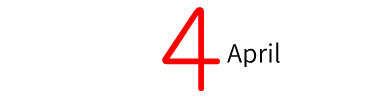
#> input picture For-developers-only/source-files-jpeg/months-english/April.jpeg, 384 x 100 px
$ python -i inky_image.py   (imports and definitions only)
#> lines starting #> are read from the running program, lines starting #| are printed output that depends on the picture
"""
Custom image class for Inkycal Project
Takes care of handling images. Made to be used by other modules to handle
images.

Copyright by aceinnolab
"""
import logging
import os
from typing import Literal

import numpy
import PIL
import requests
from PIL import Image

logger = logging.getLogger(__name__)


class Inkyimage:
    """Custom Imgae class written for commonly used image operations."""

    # [191 lines left out: functions __init__, load, clear, _image_loaded, flip, autoflip and 4 more, not called in this run]


def image_to_palette(
    image: Image, palette: Literal = ["bwr", "bwy", "bw", "16gray", "gray16"], dither: bool = True
) -> (PIL.Image, PIL.Image):
    """Maps an image to a given colour palette.

    Maps each pixel from the image to a colour from the palette.

    Args:
        - palette: A supported token. (see below)
        - dither:->bool. Use dithering? Set to `False` for solid colour fills.

    Returns:
        - two images: one for the coloured band and one for the black band.

    Raises:
        - ValueError if palette token is not supported

    Supported palette tokens:

    >>> 'bwr' # black-white-red
    >>> 'bwy' # black-white-yellow
    >>> 'bw'  # black-white
    >>> '16gray' # 16 shades of gray
    """
    if palette == "gray16":
        palette = "16gray"

    if palette == "bwr":
        # black-white-red palette
        pal = [255, 255, 255, 0, 0, 0, 255, 0, 0]

    elif palette == "bwy":
        # black-white-yellow palette
        pal = [255, 255, 255, 0, 0, 0, 255, 255, 0]

    elif palette == "bw":
        pal = None
    elif palette == "16gray":
        # Keep grayscale data in the black channel and an empty colour channel.
        # This is primarily used by IT8951-based parallel displays.
        grayscale_levels = [int(round(i * 255 / 15)) for i in range(16)]
        pal = []
        for value in grayscale_levels:
            pal.extend([value, value, value])
        palette_im = Image.new("P", (1, 1))
        palette_im.putpalette(pal * (256 // len(grayscale_levels)))
        dither_mode = Image.FLOYDSTEINBERG if dither else Image.NONE
        im_black = (
            image.convert("RGB")
            .quantize(palette=palette_im, dither=dither_mode)
            .convert("RGB")
        )
        im_colour = Image.new(mode="RGB", size=im_black.size, color="white")
        logger.info("mapped image to specified palette")
        return im_black, im_colour

    else:
        logger.error("The given palette is unsupported.")
        raise ValueError(f"The given palette ({palette}) is not supported.")

    if pal:
        # The palette needs to have 256 colors, for this, the black-colour
        # is added until the
        colours = len(pal) // 3
        # print(f'The palette has {colours} colours')

        if 256 % colours != 0:
            # print('Filling palette with black')
            pal += (256 % colours) * [0, 0, 0]

        # print(pal)
        colours = len(pal) // 3
        # print(f'The palette now has {colours} colours')

        # Create a dummy image to be used as a palette
        palette_im = Image.new("P", (1, 1))

        # Attach the created palette. The palette should have 256 colours
        # equivalent to 768 integers
        palette_im.putpalette(pal * (256 // colours))

        # Quantize the image to given palette
        quantized_im = image.quantize(palette=palette_im, dither=dither)
        quantized_im = quantized_im.convert("RGB")

        # get rgb of the non-black-white colour from the palette
        rgb = [pal[x : x + 3] for x in range(0, len(pal), 3)]
        rgb = [col for col in rgb if col != [0, 0, 0] and col != [255, 255, 255]][0]
        r_col, g_col, b_col = rgb
        # print(f'r:{r_col} g:{g_col} b:{b_col}')

        # Create an image buffer for black pixels
        buffer1 = numpy.array(quantized_im)

        # Get RGB values of each pixel
        r, g, b = buffer1[:, :, 0], buffer1[:, :, 1], buffer1[:, :, 2]

        # convert coloured pixels to white
        buffer1[numpy.logical_and(r == r_col, g == g_col)] = [255, 255, 255]

        # reconstruct image for black-band
        im_black = Image.fromarray(buffer1)

        # Create a buffer for coloured pixels
        buffer2 = numpy.array(quantized_im)

        # Get RGB values of each pixel
        r, g, b = buffer2[:, :, 0], buffer2[:, :, 1], buffer2[:, :, 2]

        # convert black pixels to white
        buffer2[numpy.logical_and(r == 0, g == 0)] = [255, 255, 255]

        # convert non-white pixels to black
        buffer2[numpy.logical_and(g == g_col, b == 0)] = [0, 0, 0]

        # reconstruct image for colour-band
        im_colour = Image.fromarray(buffer2)

        # self.preview(im_black)
        # self.preview(im_colour)

    else:
        im_black = image.convert("1", dither=dither)
        im_colour = Image.new(mode="1", size=im_black.size, color="white")

    logger.info("mapped image to specified palette")

    return im_black, im_colour


# [2 lines not run here, left out]

>>> import cv2
>>> picture = cv2.imread('../../For-developers-only/source-files-jpeg/months-english/April.jpeg', cv2.IMREAD_GRAYSCALE)
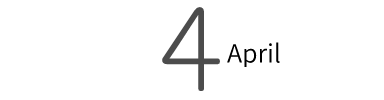
#> picture: shape (100, 384); min 0, max 255, mean 248
>>> result = image_to_palette(picture)
#> (the run stopped early here; a loop or call above may not have finished)

$ run again, on For-developers-only/source-files-jpeg/months-english/August.jpeg
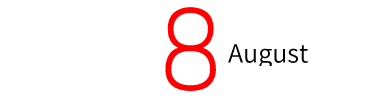
#> input picture For-developers-only/source-files-jpeg/months-english/August.jpeg, 384 x 100 px
#> `picture = cv2.imread('../../For-developers-only/source-files-jpeg/mont..`:
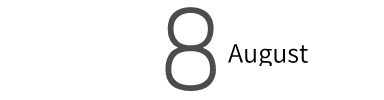
#> picture: shape (100, 384); min 0, max 255, mean 245.8

$ run again, on For-developers-only/source-files-jpeg/months-english/December.jpeg
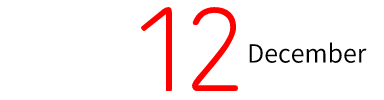
#> input picture For-developers-only/source-files-jpeg/months-english/December.jpeg, 384 x 100 px
#> `picture = cv2.imread('../../For-developers-only/source-files-jpeg/mont..`:
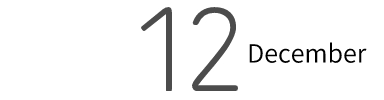
#> picture: shape (100, 384); min 0, max 255, mean 243.4
